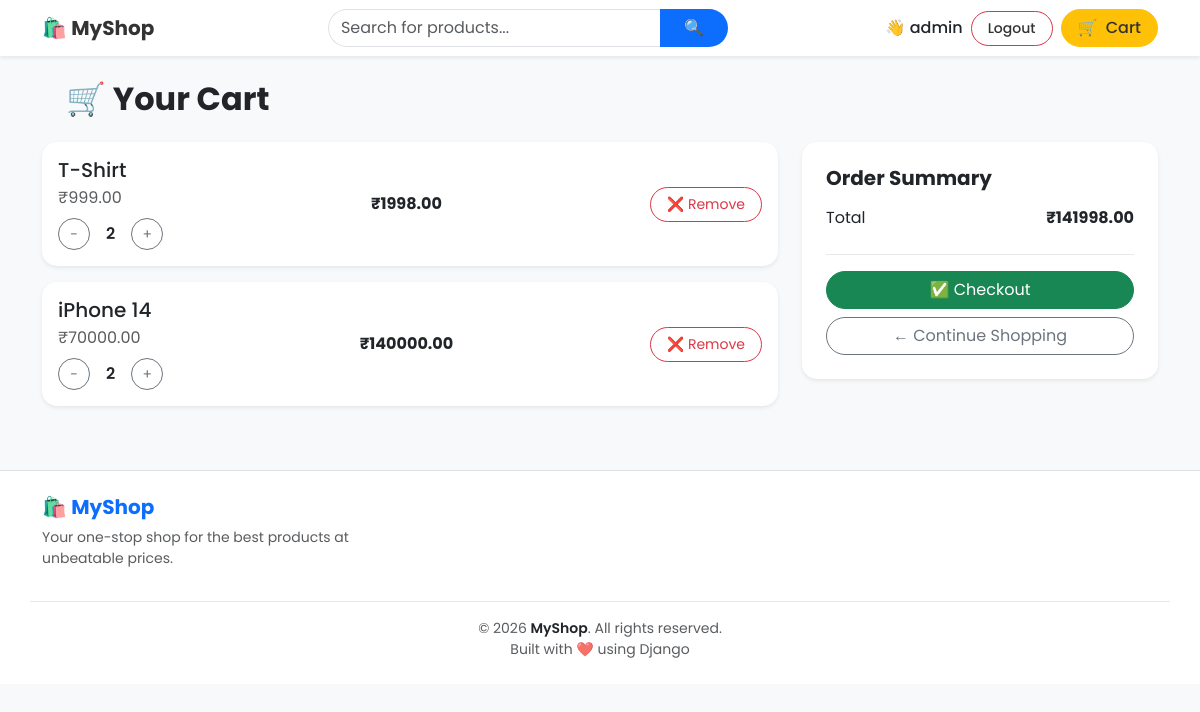
The app's page /orders/cart/ (signed in) with its own data.
### accounts/models.py (models this page shows, shortened)
class User(AbstractUser):
    email = models.EmailField(unique=True)

### orders/models.py (models this page shows, shortened)
class CartItem(models.Model):
    cart = models.ForeignKey(Cart, on_delete=models.CASCADE)
    product = models.ForeignKey(Product, on_delete=models.CASCADE)
    quantity = models.IntegerField(default=1)
    def get_total_price(self):
        return self.quantity * self.product.price

### products/models.py (models this page shows, shortened)
class Product(models.Model):
    category = models.ForeignKey(Category, on_delete=models.CASCADE)
    name = models.CharField(max_length=200)
    description = models.TextField()
    price = models.DecimalField(max_digits=10, decimal_places=2)
    image = models.ImageField(upload_to='products/', blank=True, null=True)
    stock = models.IntegerField(default=0)
    available = models.BooleanField(default=True)
    created_at = models.DateTimeField(auto_now_add=True)

### orders/views.py (the view)
# urls.py: path('cart/', views.cart_detail, name='cart_detail'),
@login_required
def cart_detail(request):
    cart = get_cart(request.user)
    items = CartItem.objects.filter(cart=cart)
    total_price = 0
    for item in items:
        total_price += item.quantity * item.product.price
    return render(request, 'orders/cart.html', {
        'items': items,
        'total_price': total_price
    })

### orders/views.py (called while the page is built)
def get_cart(user):
    cart, created = Cart.objects.get_or_create(user=user)
    return cart

### templates/orders/cart.html (shortened to what this page needs)
{% extends 'base.html' %}
{% block content %}
<h2 class="m-4 fw-bold">🛒 Your Cart</h2>
{% if items %}
<div class="row">
  <div class="col-lg-8">
    {% for item in items %}
    <div class="card mb-3 border-0 shadow-sm cart-card">
      <div class="card-body d-flex flex-column flex-md-row align-items-md-center justify-content-between">
        <div class="mb-3 mb-md-0">
          <h5 class="mb-1">{{ item.product.name }}</h5>
          <p class="text-muted mb-2">₹{{ item.product.price }}</p>
          <form method="POST" action="{% url 'update_quantity' item.id %}" class="d-flex align-items-center">
            <button name="action" value="decrease" class="btn btn-outline-secondary btn-sm rounded-circle">
              -
            </button>
            <span class="mx-3 fw-semibold">{{ item.quantity }}</span>
            <button name="action" value="increase" class="btn btn-outline-secondary btn-sm rounded-circle">
              +
            </button>
          </form>
        </div>
        <div class="mb-3 mb-md-0 text-md-center">
          <p class="fw-bold mb-0">₹{{ item.get_total_price }}</p>
        </div>
        <div>
          <a href="{% url 'remove_from_cart' item.id %}"
             class="btn btn-outline-danger btn-sm rounded-pill"
             onclick="return confirmRemove();">
            ❌ Remove
          </a>
        </div>
      </div>
    </div>
    {% endfor %}
  </div>
  <div class="col-lg-4">
    <div class="card border-0 shadow-sm p-4">
      <h5 class="fw-bold mb-3">Order Summary</h5>
      <div class="d-flex justify-content-between mb-2">
        <span>Total</span>
        <span class="fw-bold">₹{{ total_price }}</span>
      </div>
      <hr>
      <a href="{% url 'checkout' %}" class="btn btn-success w-100 rounded-pill mb-2">
        ✅ Checkout
      </a>
      <a href="{% url 'product_list' %}" class="btn btn-outline-secondary w-100 rounded-pill">
        ← Continue Shopping
      </a>
    </div>
  </div>
</div>
{% endif %}
{% endblock %}

### templates/base.html (shortened to what this page needs)
{% load static %}
<!DOCTYPE html>
<html lang="en">
<head>
    <link href="https://cdn.jsdelivr.net/npm/bootstrap@5.3.0/dist/css/bootstrap.min.css" rel="stylesheet">
    <link rel="stylesheet" href="{% static 'css/style.css' %}">
</head>
<body>
    {% include 'navbar.html' %}
    <main class="main-content container">
        {% block content %}
        {% endblock %}
    </main>
    {% include 'footer.html' %}
</body>
</html>

### templates/navbar.html (shortened to what this page needs)
<nav class="navbar navbar-expand-lg navbar-light bg-white shadow-sm sticky-top">
  <div class="container">
    <a class="navbar-brand fw-bold text-primary" href="{% url 'product_list' %}">
      🛍️ MyShop
    </a>
    <div class="collapse navbar-collapse" id="navbarContent">
      <form class="d-flex mx-auto w-50" method="GET" action="{% url 'product_list' %}">
        <div class="input-group">
          <input
            class="form-control rounded-start-pill border-end-0"
            type="search"
            name="search"
            placeholder="Search for products..."
            value="{{ request.GET.search }}"
          >
          <button class="btn btn-primary rounded-end-pill px-4">
            🔍
          </button>
        </div>
      </form>
      <div class="d-flex align-items-center gap-2">
        {% if user.is_authenticated %}
          <span class="fw-medium text-dark">
            👋 {{ user.username }}
          </span>
          <a href="{% url 'logout' %}" class="btn btn-outline-danger btn-sm">
            Logout
          </a>
        {% endif %}
        <a href="{% url 'cart_detail' %}" class="btn btn-warning position-relative">
          🛒
          <span class="ms-1">Cart</span>
        </a>
      </div>
    </div>
  </div>
</nav>

### templates/footer.html
<footer class="bg-white border-top mt-5">
  <div class="container py-4">
    <div class="row text-center text-md-start">
      <div class="col-md-4 mb-3">
        <h5 class="fw-bold text-primary">🛍️ MyShop</h5>
        <p class="text-muted small">
          Your one-stop shop for the best products at unbeatable prices.
        </p>
      </div>
    <hr>
    <div class="text-center small text-muted">
      © 2026 <span class="fw-semibold text-dark">MyShop</span>. All rights reserved. <br>
      Built with ❤️ using Django
    </div>
  </div>
</footer>

### static/css/style.css (style rules this page uses)
body { background-color: #f8f9fa; font-family: 'Poppins', sans-serif; }
* { transition: all 0.2s ease-in-out; }
.navbar { background-color: #ffffff !important; box-shadow: 0 2px 10px rgba(0,0,0,0.05); }
.navbar a { color: #333 !important; font-weight: 500; }
.card { border: none; border-radius: 15px; margin-bottom: 20px; box-shadow: 0 4px 20px rgba(0,0,0,0.05); transition: all 0.3s ease; }
.btn { border-radius: 30px; padding: 6px 16px; }
.btn-primary { background-color: #0d6efd; border: none; }
.btn.rounded-circle { width: 32px; height: 32px; padding: 0; }
.cart-card { border-radius: 15px; }
form { max-width: 400px; margin: auto; }
input, select, textarea { border-radius: 10px !important; padding: 10px; border: 1px solid #ddd; }
footer { background: #ffffff; border-top: 1px solid #eee; margin-top: 50px; }
hr { opacity: 0.1; }

### records on screen
User: username "admin"
CartItem: product.name "T-Shirt", product.price "999.00", quantity "2", get_total_price "1998.00"
CartItem: product.name "iPhone 14", product.price "70000.00", quantity "2", get_total_price "140000.00"

### other values on screen
{{ total_price }} "141998.00"
